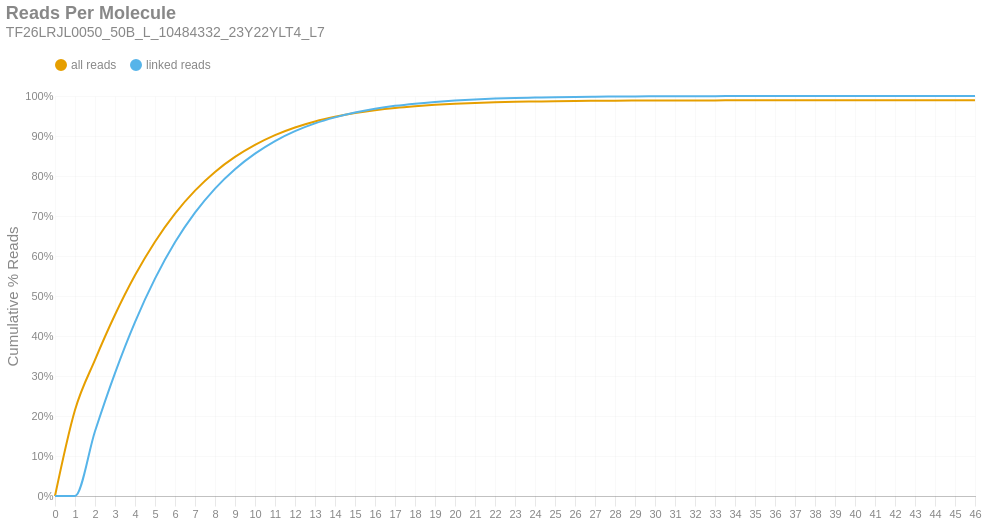

Here is the notebook cell this chart was saved with:
### Markdown cell above
### Reads per Molecule
This chart shows the cumulative distribution of the number of reads per linked molecule. That is, how many alignments are associated with a unique molecule. This excludes the number of reads associated with invalid or absent linked-read barcodes. The `linked` histogram is the percentages recalculated when disregarding singletons.

### Code cell
if SKIPLR:
    print_html(f"Skipped")
else:
    counts = np.bincount(valids['reads'].cast(pl.Int64).to_numpy())
    weighted = counts * np.arange(len(counts))
    all_perc = weighted / n_reads
    linked_perc = weighted / n_linked_reads
    linked_perc[1] = 0
    binned_df = pl.DataFrame({
        'readsper': list(range(len(counts))),
        'all reads (cumsum)': np.cumsum(all_perc).tolist(),
        'linked reads (cumsum)': np.cumsum(linked_perc).tolist(),
    })

    with SafeRender(binned_df):
        (
            density_plot(binned_df, 'Reads Per Molecule', samplename, 'readspmol')
            .encode(
                x=alt.X('readsper:O', title=None).axis(labelAngle=0).scale(padding=0),
                y=alt.Y('value:Q', title='Cumulative % Reads').axis(format='%').stack(False),
                color=alt.Color("key:N").scale(domain=["all reads", "linked reads"]),
                tooltip=[
                    alt.Tooltip("key:N", title="Data Type"),
                    alt.Tooltip("readsper:O", title="Reads Per Molecule"),
                    alt.Tooltip("value:Q", format=".2%", title="% Reads (Cum.)")
                ]            
            )
        ).display()

### Figure 1 — Vega-Lite specification as saved in the notebook (floating-point values rounded to 4 significant figures)
{"width": "container", "height": 400, "config": {"title": {"anchor": "start", "dy": -15, "fontSize": 18, "color": "#888888", "subtitleColor": "#888888", "subtitleFontSize": 14}, "arc": {"fill": "#0072B2"}, "axis": {"domainColor": "#888888", "domainWidth": 0.5, "gridWidth": 0.2, "grid": false, "titleFontWeight": 400, "titleFontSize": 15, "labelFontSize": 11, "labelColor": "#888888", "tickColor": "#888888", "tickWidth": 0.2, "titleColor": "#888888"}, "axisBand": {"grid": false}, "axisX": {"grid": true, "tickSize": 10, "domainCap": "round"}, "axisY": {"domain": false, "grid": true, "tickSize": 0, "domainCap": "round"}, "background": "transparent", "header": {"labelFontSize": 15, "labelColor": "#888888", "titleFontSize": 15, "titleFontWeight": 600, "titleColor": "#888888"}, "legend": {"labelFont": "sans-serif", "labelFontSize": 12, "labelColor": "#888888", "symbolSize": 100, "symbolType": "circle", "titleFontSize": 12, "titlePadding": 10, "titleColor": "#888888", "title": null, "orient": "top"}, "range": {"category": ["#E69F00", "#56B4E9", "#009E73", "#F0E442", "#0072B2", "#D55E00", "#CC79A7", "#000000"], "diverging": ["#cfe8f3", "#a2d4ec", "#73bfe2", "#46abdb", "#1696d2", "#12719e"]}, "area": {"fill": "#0072B2", "fillOpacity": 0.7, "line": true, "strokeOpacity": 0.7}, "line": {"color": "#0072B2", "stroke": "#0072B2", "strokeWidth": 2}, "trail": {"color": "#0072B2", "stroke": "#0072B2", "strokeWidth": 0, "size": 1}, "point": {"filled": true, "fillOpacity": 1.0, "size": 95}, "text": {"color": "#888888", "fontSize": 11, "align": "right", "fontWeight": 400, "size": 11}, "bar": {"fill": "#0072B2", "stroke": null}, "view": {"stroke": null, "continuousWidth": 660, "continuousHeight": 400}}, "data": {"name": "data-108d331bf34d37a6501d98806694bff1"}, "mark": {"type": "line", "interpolate": "monotone", "point": {"opacity": 0, "size": 275}}, "encoding": {"color": {"field": "key", "scale": {"domain": ["all reads", "linked reads"]}, "type": "nominal"}, "tooltip": [{"field": "key", "title": "Data Type", "type": "nominal"}, {"field": "readsper", "title": "Reads Per Molecule", "type": "ordinal"}, {"field": "value", "format": ".2%", "title": "% Reads (Cum.)", "type": "quantitative"}], "x": {"axis": {"labelAngle": 0}, "field": "readsper", "scale": {"padding": 0}, "title": null, "type": "ordinal"}, "y": {"axis": {"format": "%"}, "field": "value", "stack": false, "title": "Cumulative % Reads", "type": "quantitative"}}, "params": [{"name": "param_c36ac31b6afebe62", "select": {"type": "point", "fields": ["key"]}, "bind": "legend"}], "title": {"text": "Reads Per Molecule", "subtitle": "TF26LRJL0050_50B_L_10484332_23Y22YLT4_L7"}, "transform": [{"fold": ["all reads (cumsum)", "linked reads (cumsum)"]}, {"calculate": "replace(datum.key, ' (cumsum)', '')", "as": "key"}, {"filter": {"param": "param_c36ac31b6afebe62"}}], "usermeta": {"embedOptions": {"downloadFileName": "TF26LRJL0050_50B_L_10484332_23Y22YLT4_L7.readspmol"}}, "$schema": "https://vega.github.io/schema/vega-lite/v6.4.1.json", "datasets": {"data-108d331bf34d37a6501d98806694bff1": [{"readsper": 0, "all reads (cumsum)": 0.0, "linked reads (cumsum)": 0.0}, {"readsper": 1, "all reads (cumsum)": 0.2151, "linked reads (cumsum)": 0.0}, {"readsper": 2, "all reads (cumsum)": 0.3403, "linked reads (cumsum)": 0.1618}, {"readsper": 3, "all reads (cumsum)": 0.453, "linked reads (cumsum)": 0.3074}, {"readsper": 4, "all reads (cumsum)": 0.5517, "linked reads (cumsum)": 0.4348}, {"readsper": 5, "all reads (cumsum)": 0.6358, "linked reads (cumsum)": 0.5434}, {"readsper": 6, "all reads (cumsum)": 0.7061, "linked reads (cumsum)": 0.6342}, {"readsper": 7, "all reads (cumsum)": 0.7634, "linked reads (cumsum)": 0.7083}, {"readsper": 8, "all reads (cumsum)": 0.8101, "linked reads (cumsum)": 0.7686}, {"readsper": 9, "all reads (cumsum)": 0.8476, "linked reads (cumsum)": 0.817}, {"readsper": 10, "all reads (cumsum)": 0.8777, "linked reads (cumsum)": 0.8559}, {"readsper": 11, "all reads (cumsum)": 0.9021, "linked reads (cumsum)": 0.8874}, {"readsper": 12, "all reads (cumsum)": 0.9213, "linked reads (cumsum)": 0.9122}, {"readsper": 13, "all reads (cumsum)": 0.9363, "linked reads (cumsum)": 0.9315}, {"readsper": 14, "all reads (cumsum)": 0.9479, "linked reads (cumsum)": 0.9466}, {"readsper": 15, "all reads (cumsum)": 0.9574, "linked reads (cumsum)": 0.9589}, {"readsper": 16, "all reads (cumsum)": 0.9646, "linked reads (cumsum)": 0.9682}, {"readsper": 17, "all reads (cumsum)": 0.9702, "linked reads (cumsum)": 0.9754}, {"readsper": 18, "all reads (cumsum)": 0.9745, "linked reads (cumsum)": 0.9809}, {"readsper": 19, "all reads (cumsum)": 0.9778, "linked reads (cumsum)": 0.9852}, {"readsper": 20, "all reads (cumsum)": 0.9806, "linked reads (cumsum)": 0.9888}, {"readsper": 21, "all reads (cumsum)": 0.9827, "linked reads (cumsum)": 0.9915}, {"readsper": 22, "all reads (cumsum)": 0.9843, "linked reads (cumsum)": 0.9936}, {"readsper": 23, "all reads (cumsum)": 0.9855, "linked reads (cumsum)": 0.9951}, {"readsper": 24, "all reads (cumsum)": 0.9862, "linked reads (cumsum)": 0.9961}, {"readsper": 25, "all reads (cumsum)": 0.987, "linked reads (cumsum)": 0.997}, {"readsper": 26, "all reads (cumsum)": 0.9876, "linked reads (cumsum)": 0.9978}, {"readsper": 27, "all reads (cumsum)": 0.988, "linked reads (cumsum)": 0.9983}, {"readsper": 28, "all reads (cumsum)": 0.9883, "linked reads (cumsum)": 0.9987}, {"readsper": 29, "all reads (cumsum)": 0.9885, "linked reads (cumsum)": 0.999}, {"readsper": 30, "all reads (cumsum)": 0.9887, "linked reads (cumsum)": 0.9992}, {"readsper": 31, "all reads (cumsum)": 0.9888, "linked reads (cumsum)": 0.9994}, {"readsper": 32, "all reads (cumsum)": 0.989, "linked reads (cumsum)": 0.9996}, {"readsper": 33, "all reads (cumsum)": 0.989, "linked reads (cumsum)": 0.9997}, {"readsper": 34, "all reads (cumsum)": 0.9891, "linked reads (cumsum)": 0.9997}, {"readsper": 35, "all reads (cumsum)": 0.9891, "linked reads (cumsum)": 0.9998}, {"readsper": 36, "all reads (cumsum)": 0.9892, "linked reads (cumsum)": 0.9998}, {"readsper": 37, "all reads (cumsum)": 0.9892, "linked reads (cumsum)": 0.9999}, {"readsper": 38, "all reads (cumsum)": 0.9892, "linked reads (cumsum)": 0.9999}, {"readsper": 39, "all reads (cumsum)": 0.9892, "linked reads (cumsum)": 0.9999}, {"readsper": 40, "all reads (cumsum)": 0.9892, "linked reads (cumsum)": 0.9999}, {"readsper": 41, "all reads (cumsum)": 0.9893, "linked reads (cumsum)": 1.0}, {"readsper": 42, "all reads (cumsum)": 0.9893, "linked reads (cumsum)": 1.0}, {"readsper": 43, "all reads (cumsum)": 0.9893, "linked reads (cumsum)": 1.0}, {"readsper": 44, "all reads (cumsum)": 0.9893, "linked reads (cumsum)": 1.0}, {"readsper": 45, "all reads (cumsum)": 0.9893, "linked reads (cumsum)": 1.0}, {"readsper": 46, "all reads (cumsum)": 0.9893, "linked reads (cumsum)": 1.0}]}}
